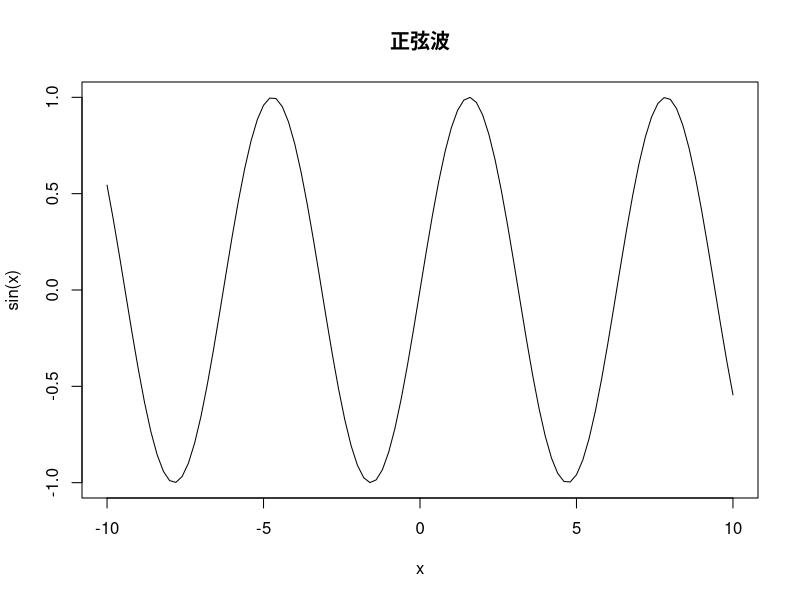

Write the R code that produced this figure. (Note: this script raises an error after producing the figure.)
## ---- chunk 1
ctl <- c(4.17,5.58,5.18,6.11,4.50,4.61,5.17,4.53,5.33,5.14)
trt <- c(4.81,4.17,4.41,3.59,5.87,3.83,6.03,4.89,4.32,4.69)
group <- gl(2,10,20, labels=c("Ctl","Trt"))
weight <- c(ctl, trt)
lm.D9 <- lm(weight ~ group)

coef(lm.D9)
## ---- chunk 2
par(family = "sans")
curve(sin(x), -10, 10, main = "正弦波")
## ---- chunk 3
library(ggplot2)
ggplot(NULL, aes(c(-10, 10))) + stat_function(fun=sin)
